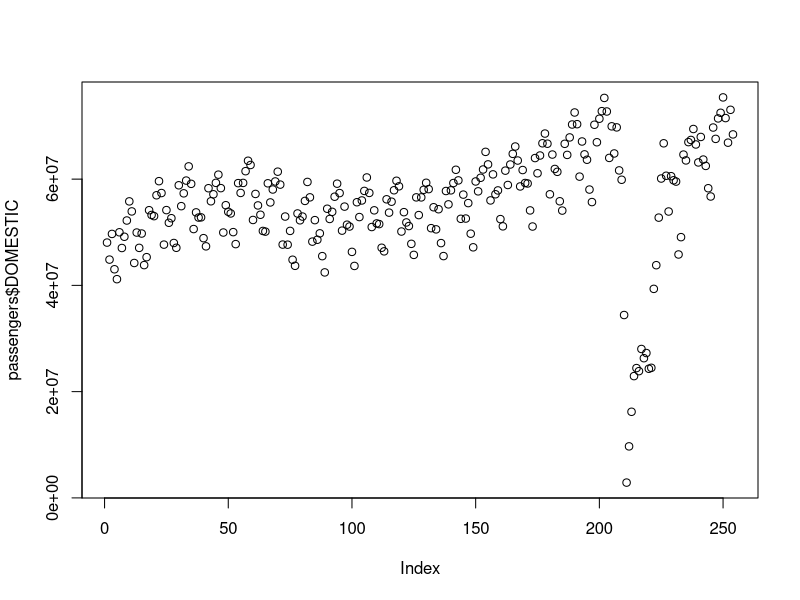
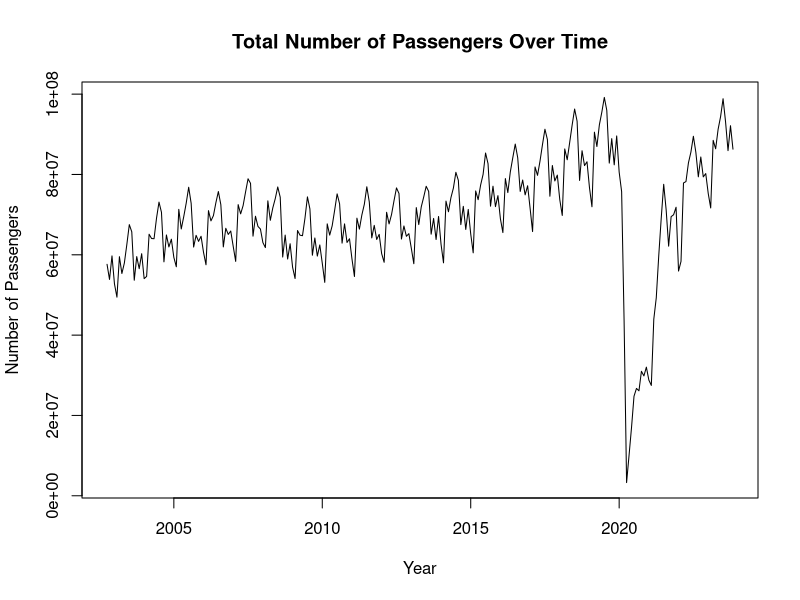
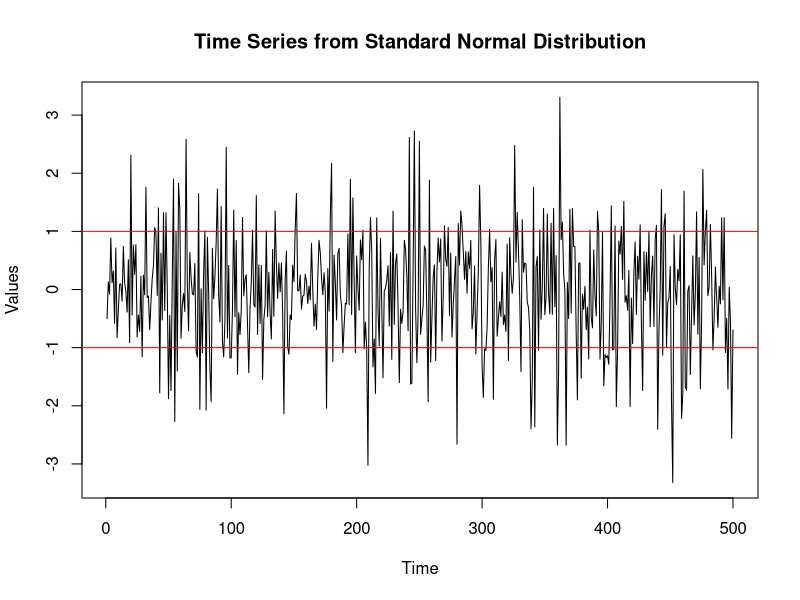
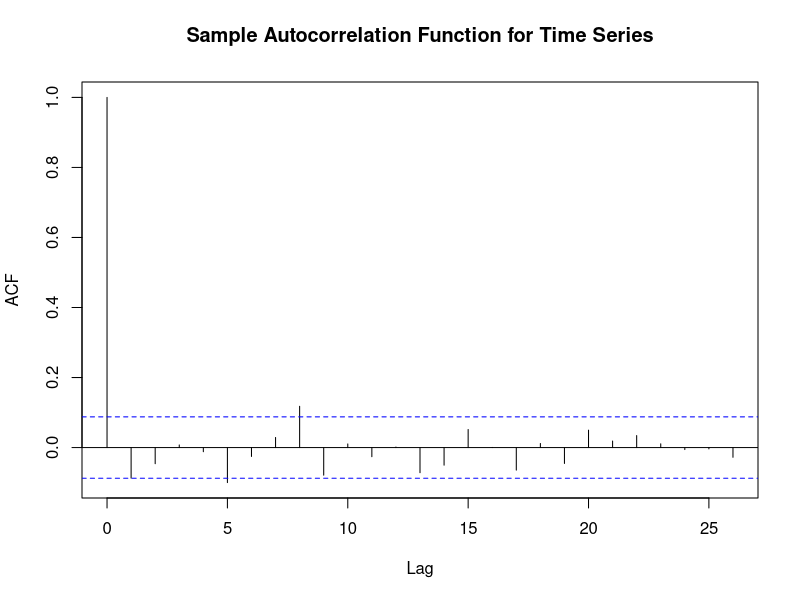
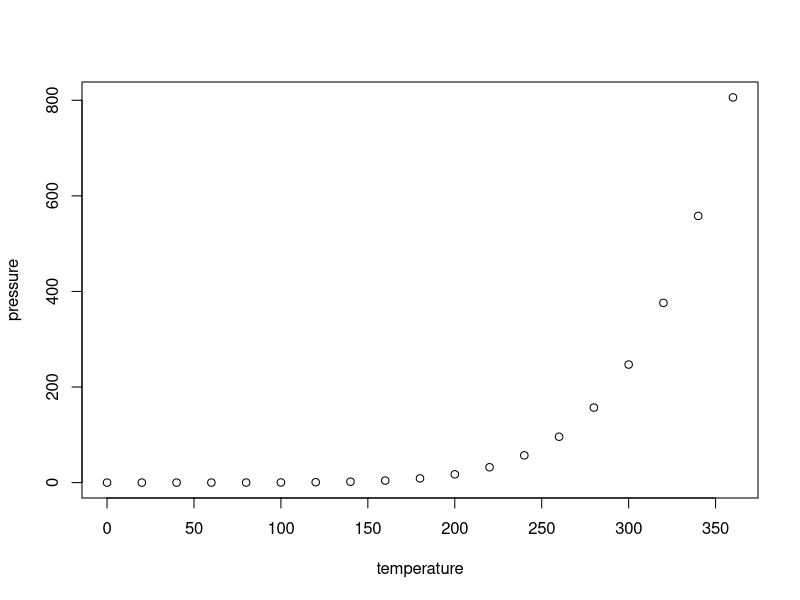
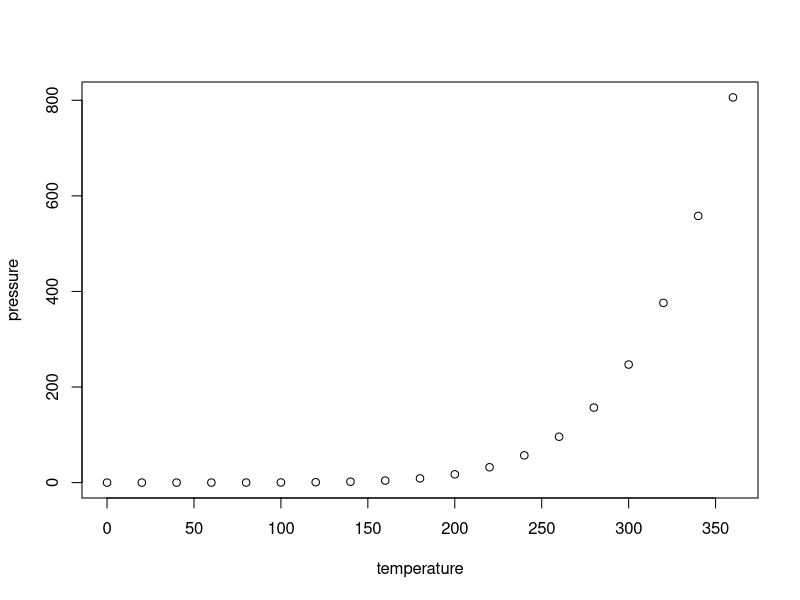

R code for these plots, in order:
## ---- chunk 1
knitr::opts_chunk$set(echo = TRUE)
#if you do not have the package, type install.packages("name_of_the_package")
library(knitr)
library(tseries)
## ---- chunk 2
# this is where your R code goes

passengers <- read.csv("dat_Passengers.csv")
# head(passengers, 5)

plot(passengers$DOMESTIC)
## ---- chunk 3
# this is where your R code goes
is.ts(passengers)

x <- ts(passengers$TOTAL, 
        start = c(2002, 10),
        frequency = 12)    

is.ts(x)
## ---- chunk 4
# this is where your R code goes
plot(x,
     main = "Total Number of Passengers Over Time",
     xlab = "Year",
     ylab = "Number of Passengers")

## ---- chunk 5
# this is where your R code goes
set.seed(100)

x2 <- rnorm(500)

x2_ts <- ts(x2)
is.ts(x2_ts)
## ---- chunk 6
# this is where your R code goes
plot(x2_ts, 
     main = "Time Series from Standard Normal Distribution",
     ylab = "Values",
     xlab = "Time")

# Add lines + / - 1
abline(h = 1, col = "red")
abline(h = -1, col = "red")

# Expected outside + / - 1 range
2* (1 - pnorm(1)) * 500 
sum(abs(x2_ts) > 1)
159/500 # Or 2* (1 - pnorm(1))
## ---- chunk 7
# this is where your R code goes
acf(x2_ts, main="Sample Autocorrelation Function for Time Series")
## ---- chunk 8
summary(cars)
## ---- chunk 9
kable(summary(cars))
## ---- chunk 10
plot(pressure)
## ---- chunk 11
plot(pressure)
